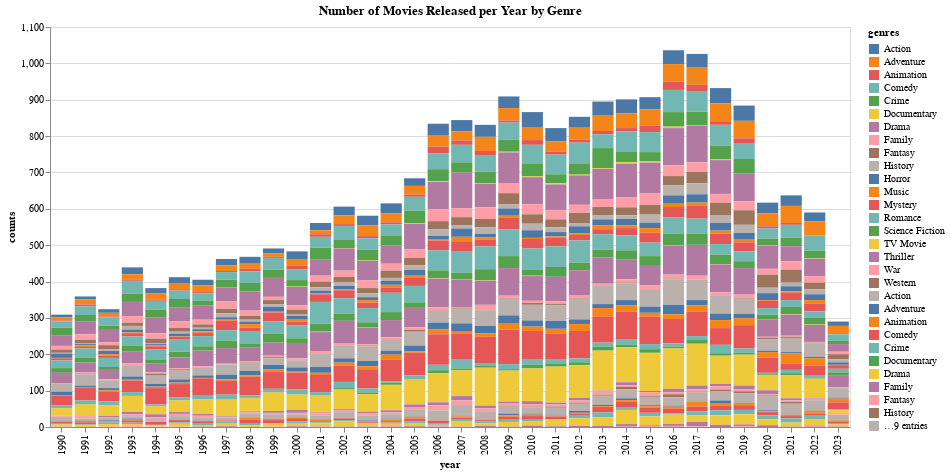

The code cell stored with this chart in its notebook:
### Code cell
bar_chart = alt.Chart(movies_per_year_genre).mark_bar().encode(
    x='year:O',  # O for ordinal
    y=alt.Y('counts:Q', stack='zero'),  # Q for quantitative, stack='zero' for stacked bar
    color='genres:N'  # N for nominal
).properties(
    width=800,
    height=400,
    title='Number of Movies Released per Year by Genre'
)

bar_chart.display()

### Figure 1 — Vega-Lite specification as saved in the notebook (floating-point values rounded to 4 significant figures; data arrays with more than 128 entries replaced by an {"elided": "..."} marker saying what was removed)
{"config": {"view": {"continuousWidth": 300, "continuousHeight": 300}}, "data": {"name": "data-6c5b52760987a51b1dad171f62a1fa87"}, "mark": {"type": "bar"}, "encoding": {"color": {"field": "genres", "type": "nominal"}, "x": {"field": "year", "type": "ordinal"}, "y": {"field": "counts", "stack": "zero", "type": "quantitative"}}, "height": 400, "title": "Number of Movies Released per Year by Genre", "width": 800, "$schema": "https://vega.github.io/schema/vega-lite/v5.16.3.json", "datasets": {"data-6c5b52760987a51b1dad171f62a1fa87": {"elided": "1166 records"}}}
